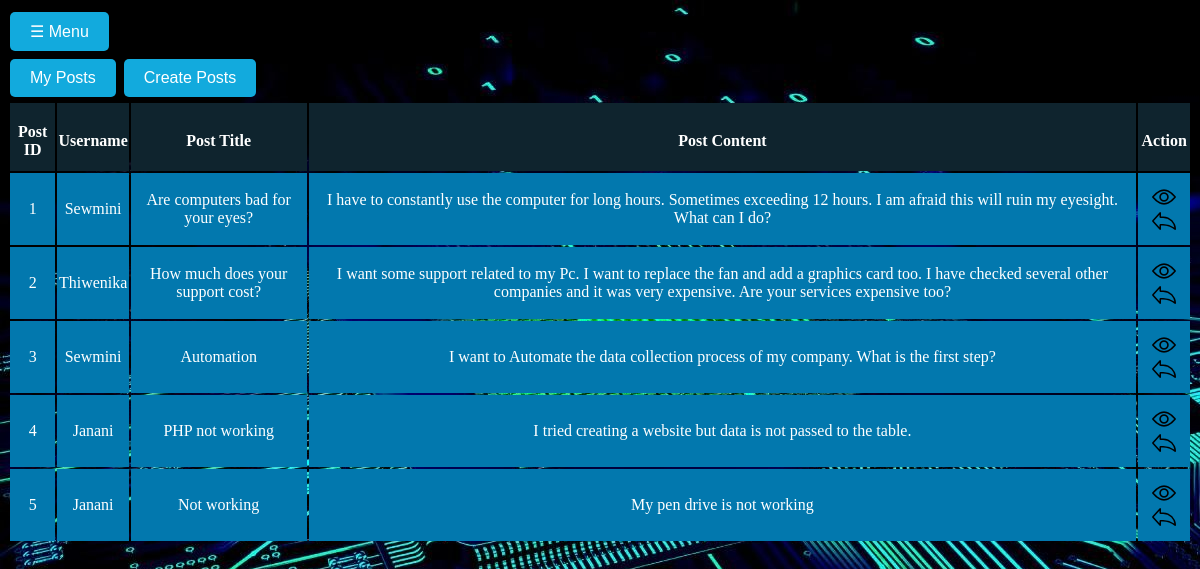
Page /forum/discussion.php (signed in) on the committed database.
### tables this page shows
CREATE TABLE IF NOT EXISTS `posts` (
  `post_id` int(20) NOT NULL AUTO_INCREMENT,
  `post_title` varchar(60) NOT NULL,
  `post_text` varchar(5000) NOT NULL,
  `post_create_time` timestamp(6) NOT NULL DEFAULT CURRENT_TIMESTAMP(6),
  `customer_id` varchar(60) NOT NULL,
  PRIMARY KEY (`post_id`),
  KEY `forum_ibfk_1` (`customer_id`)
);

### forum/discussion.php (the view, shortened to what this page needs)
<?php
include_once '../dashboard/connect.php';
$result = mysqli_query($conn,"SELECT * FROM posts");
?>
<html>
    <head>
        <link rel="stylesheet" type="text/css" href="discussion.css">
        <link rel="stylesheet" type="text/css" href="forum.css">
    </head>
    <body>
          <button class="openbtn" onclick="openNav()">☰ Menu</button>
        <div>
        <a href="myposts.php"><button>My Posts</button></a>
        <a href="createpost.php"><button>Create Posts</button></a>
        </div>
        <?php
        if (mysqli_num_rows($result) > 0) {
        ?>
        <table class="tables">
        <tr>
            <th>Post ID</th>
            <th>Username</td>
            <th>Post Title</th>
            <th>Post Content</th>
            <th>Action</th>
        </tr>
        <?php
        while($row = mysqli_fetch_array($result)) {
        ?>
        <tr>
            <td><?php echo $row["post_id"]; ?></td>
            <td><?php echo $row["customer_id"]; ?></td>
            <td><?php echo $row["post_title"]; ?></td>
            <td><?php echo $row["post_text"]; ?></td>
            <td>
            <?php echo "<a href='view.php?post_id=". $row['post_id'] ."' title='View Record'><img src='view.png'></a>"; ?>
            <?php echo "<a href='reply.php?post_id=". $row['post_id'] ."' title='Reply'><img src='reply.png'></a>"; ?>
            </td>
        </tr>
        <?php
        }
        ?>
        </table>
        <?php
        }
        else{
        ?>
        <p>No result found</p>
        <?php
        }
        ?>
    </body>
</html>

### forum/forum.css (style rules this page uses)
body { background-image: url('../home/images/bg3.jpg'); }
button { border: none; border-radius: 5px; background-color: rgb(18, 170, 221); font-size: 16px; margin: 4px 2px; cursor: pointer; text-align: center; padding: 10px 20px; color: white; }
.tables { color: white; width: 100%; }
.tables tr td { padding-top: 12px; padding-bottom: 12px; text-align: center; background-color:#0278ae; }
.tables tr th { padding-top: 20px; padding-bottom: 12px; text-align: center; background-color:#0f242e; }

### rows in the picture
posts: post_id "1", customer "Sewmini", post_title "Are computers bad for your eyes?", post_text "I have to constantly use the computer for long hours. Sometimes exceeding 12 hours. I am afraid this will ruin my eyesight. What can I do?"
posts: post_id "2", customer "Thiwenika", post_title "How much does your support cost?", post_text "I want some support related to my Pc. I want to replace the fan and add a graphics card too. I have checked several other companies and it was very expensive. Are your services expensive too?"
posts: post_id "3", customer "Sewmini", post_title "Automation", post_text "I want to Automate the data collection process of my company. What is the first step?"
posts: post_id "4", customer "Janani", post_title "PHP not working", post_text "I tried creating a website but data is not passed to the table."
posts: post_id "5", customer "Janani", post_title "Not working", post_text "My pen drive is not working"
